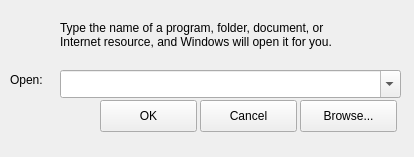
<?xml version="1.0" encoding="UTF-8"?>
<ui version="4.0">
 <class>MainWindow</class>
 <widget class="QMainWindow" name="MainWindow">
  <property name="enabled">
   <bool>true</bool>
  </property>
  <property name="geometry">
   <rect>
    <x>0</x>
    <y>0</y>
    <width>414</width>
    <height>157</height>
   </rect>
  </property>
  <property name="sizePolicy">
   <sizepolicy hsizetype="Fixed" vsizetype="Fixed">
    <horstretch>0</horstretch>
    <verstretch>0</verstretch>
   </sizepolicy>
  </property>
  <property name="minimumSize">
   <size>
    <width>414</width>
    <height>157</height>
   </size>
  </property>
  <property name="maximumSize">
   <size>
    <width>414</width>
    <height>157</height>
   </size>
  </property>
  <property name="windowTitle">
   <string>Run</string>
  </property>
  <property name="windowIcon">
   <iconset>
    <normaloff>../.designer/.designer/backup/run_37198.jpg</normaloff>../.designer/.designer/backup/run_37198.jpg</iconset>
  </property>
  <property name="unifiedTitleAndToolBarOnMac">
   <bool>false</bool>
  </property>
  <widget class="QWidget" name="centralWidget">
   <widget class="QLabel" name="label">
    <property name="geometry">
     <rect>
      <x>60</x>
      <y>10</y>
      <width>351</width>
      <height>51</height>
     </rect>
    </property>
    <property name="text">
     <string>&lt;html&gt;&lt;head/&gt;&lt;body&gt;&lt;p&gt;Type the name of a program, folder, document, or &lt;br /&gt;Internet resource, and Windows will open it for you.&lt;/p&gt;&lt;/body&gt;&lt;/html&gt;</string>
    </property>
   </widget>
   <widget class="QLabel" name="runIcon">
    <property name="geometry">
     <rect>
      <x>20</x>
      <y>20</y>
      <width>31</width>
      <height>31</height>
     </rect>
    </property>
    <property name="text">
     <string/>
    </property>
    <property name="pixmap">
     <pixmap>run_37198.jpg</pixmap>
    </property>
    <property name="scaledContents">
     <bool>true</bool>
    </property>
   </widget>
   <widget class="QComboBox" name="commandBox">
    <property name="geometry">
     <rect>
      <x>60</x>
      <y>70</y>
      <width>341</width>
      <height>28</height>
     </rect>
    </property>
    <property name="editable">
     <bool>true</bool>
    </property>
   </widget>
   <widget class="QLabel" name="label_3">
    <property name="geometry">
     <rect>
      <x>10</x>
      <y>70</y>
      <width>41</width>
      <height>20</height>
     </rect>
    </property>
    <property name="text">
     <string>Open:</string>
    </property>
   </widget>
   <widget class="QPushButton" name="okButton">
    <property name="geometry">
     <rect>
      <x>100</x>
      <y>100</y>
      <width>97</width>
      <height>32</height>
     </rect>
    </property>
    <property name="text">
     <string>OK</string>
    </property>
   </widget>
   <widget class="QPushButton" name="cancelButton">
    <property name="geometry">
     <rect>
      <x>200</x>
      <y>100</y>
      <width>97</width>
      <height>32</height>
     </rect>
    </property>
    <property name="text">
     <string>Cancel</string>
    </property>
   </widget>
   <widget class="QPushButton" name="browseButton">
    <property name="geometry">
     <rect>
      <x>300</x>
      <y>100</y>
      <width>97</width>
      <height>32</height>
     </rect>
    </property>
    <property name="text">
     <string>Browse...</string>
    </property>
   </widget>
  </widget>
 </widget>
 <layoutdefault spacing="6" margin="11"/>
 <resources/>
 <connections/>
</ui>
